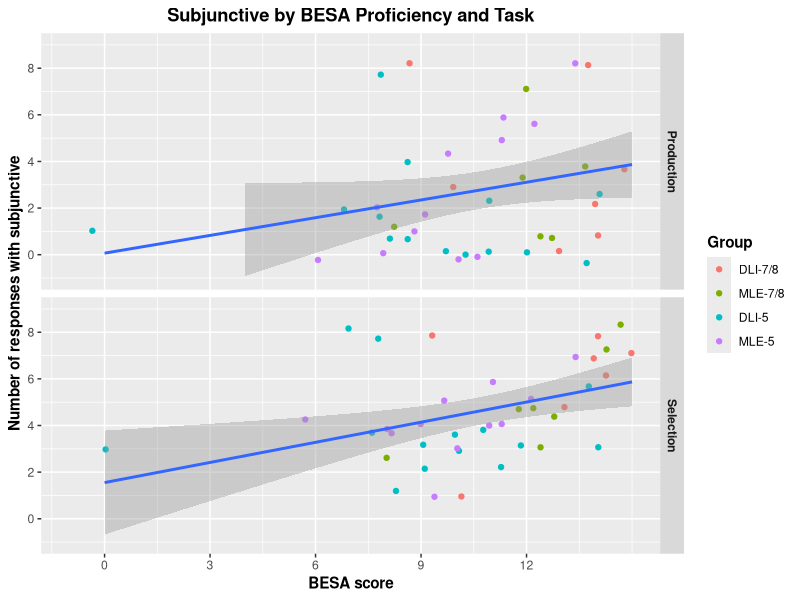
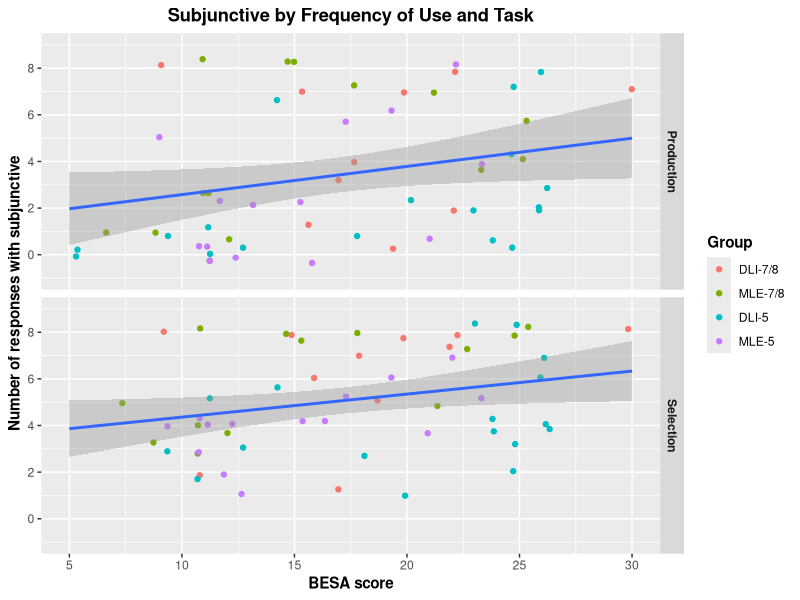

Generate these figures, in order, with R:
library(tidyverse)


# Prepare data
## Load EPT
DLI78_EPT <- read_csv("./CSV Files/DLI-78/DLI-78 Subjunctive EPT.csv") %>%
  filter(Property == "Intensional subjunctive") %>% 
  mutate(Group = "DLI-7/8",
         Task = "Production")

MLS78_EPT <- read_csv("./CSV Files/MLS-78/MLS-78 Subjunctive EPT.csv") %>%
  filter(!School == "GBCS") %>% 
  filter(Property == "Intensional subjunctive") %>% 
  mutate(Group = "MLE-7/8",
         Task = "Production")

DLI5_EPT <- read_csv("./CSV Files/DLI-5/DLI-5 Subjunctive EPT.csv")  %>%
  filter(Property == "Intensional subjunctive")%>% 
  mutate(Group = "DLI-5",
         Task = "Production")

MLS5_EPT <- read_csv("./CSV Files/MLS-5/MLS-5 Subjunctive EPT.csv") %>%
  filter(!School == "GBCS") %>% 
  filter(Property == "Intensional subjunctive") %>% 
  mutate(Group = "MLE-5",
         Task = "Production")


## Load FCT
DLI78_FCT <- read_csv("./CSV Files/DLI-78/DLI-78 Subjunctive FCT.csv") %>%
  filter(Property == "Intensional subjunctive") %>% 
  mutate(Group = "DLI-7/8",
         Task = "Selection")

MLS78_FCT <- read_csv("./CSV Files/MLS-78/MLS-78 Subjunctive FCT.csv") %>%
  filter(!School == "GBCS") %>% 
  filter(Property == "Intensional subjunctive") %>% 
  mutate(Group = "MLE-7/8",
         Task = "Selection")

DLI5_FCT <- read_csv("./CSV Files/DLI-5/DLI-5 Subjunctive FCT.csv")  %>%
  filter(Property == "Intensional subjunctive")%>% 
  mutate(Group = "DLI-5",
         Task = "Selection")

MLS5_FCT <- read_csv("./CSV Files/MLS-5/MLS-5 Subjunctive FCT.csv") %>%
  filter(!School == "GBCS") %>% 
  filter(Property == "Intensional subjunctive") %>% 
  mutate(Group = "MLE-5",
         Task = "Selection")


## Merge tasks
EPT <- rbind(DLI78_EPT, MLS78_EPT, DLI5_EPT, MLS5_EPT)
FCT <- rbind(DLI78_FCT, MLS78_FCT, DLI5_FCT, MLS5_FCT)


# Generate averages and combined dataset
## 
EPT_Part_Avg <- aggregate(EPT$Mood_Use, list(EPT$Part_ID), FUN = sum, na.rm = TRUE)
EPT_Part_Avg <- EPT_Part_Avg %>% rename(Part_Avg = x)
EPT_Part_Avg <- left_join(EPT, EPT_Part_Avg, by = c("Part_ID" = "Group.1")) %>% 
  filter(Item == "EPT-02")

FCT_Part_Avg <- aggregate(FCT$Mood_Use, list(FCT$Part_ID), FUN = sum, na.rm = TRUE)
FCT_Part_Avg <- FCT_Part_Avg %>% rename(Part_Avg = x)
FCT_Part_Avg <- left_join(FCT, FCT_Part_Avg, by = c("Part_ID" = "Group.1")) %>% 
  filter(Item == "FCT-02")

Aggregate <- rbind(EPT_Part_Avg, FCT_Part_Avg)
Aggregate$Task <- factor(Aggregate$Task, levels = c("Production", "Selection"))
Aggregate$Group <- factor(Aggregate$Group, levels = c("DLI-7/8", "MLE-7/8", "DLI-5", "MLE-5"))


# Generate graphs
## BESA Proficiency
Aggregate %>% 
  ggplot(aes(x = BESA_Total, y = Part_Avg)) + 
  geom_jitter(mapping = aes(color = Group)) +
  geom_smooth(method = glm) +
  facet_grid(rows = vars(Task)) +
  scale_y_continuous(breaks = seq (0, 8, 2),
                     limits = c(-1, 9)) +
  scale_x_continuous(breaks = seq (0, 14, 3),
                     limits = c(-1, 15)) +
  labs(x = "BESA score", y = "Number of responses with subjunctive", 
       title = "Subjunctive by BESA Proficiency and Task") +
  theme(axis.title = element_text(face = "bold"),
        plot.title = element_text(hjust = 0.5, face = "bold"),
        legend.title = element_text(face = "bold"),
        strip.text = element_text(face = "bold"))


## Frequency of use
Aggregate %>% 
  ggplot(aes(x = Use_Joint, y = Part_Avg)) + 
  geom_jitter(mapping = aes(color = Group)) +
  geom_smooth(method = glm) +
  facet_grid(rows = vars(Task)) +
  scale_y_continuous(breaks = seq (0, 8, 2),
                     limits = c(-1, 9)) +
  scale_x_continuous(breaks = seq (5, 30, 5),
                     limits = c(5, 30)) +
  labs(x = "BESA score", y = "Number of responses with subjunctive", 
       title = "Subjunctive by Frequency of Use and Task") +
  theme(axis.title = element_text(face = "bold"),
        plot.title = element_text(hjust = 0.5, face = "bold"),
        legend.title = element_text(face = "bold"),
        strip.text = element_text(face = "bold"))
